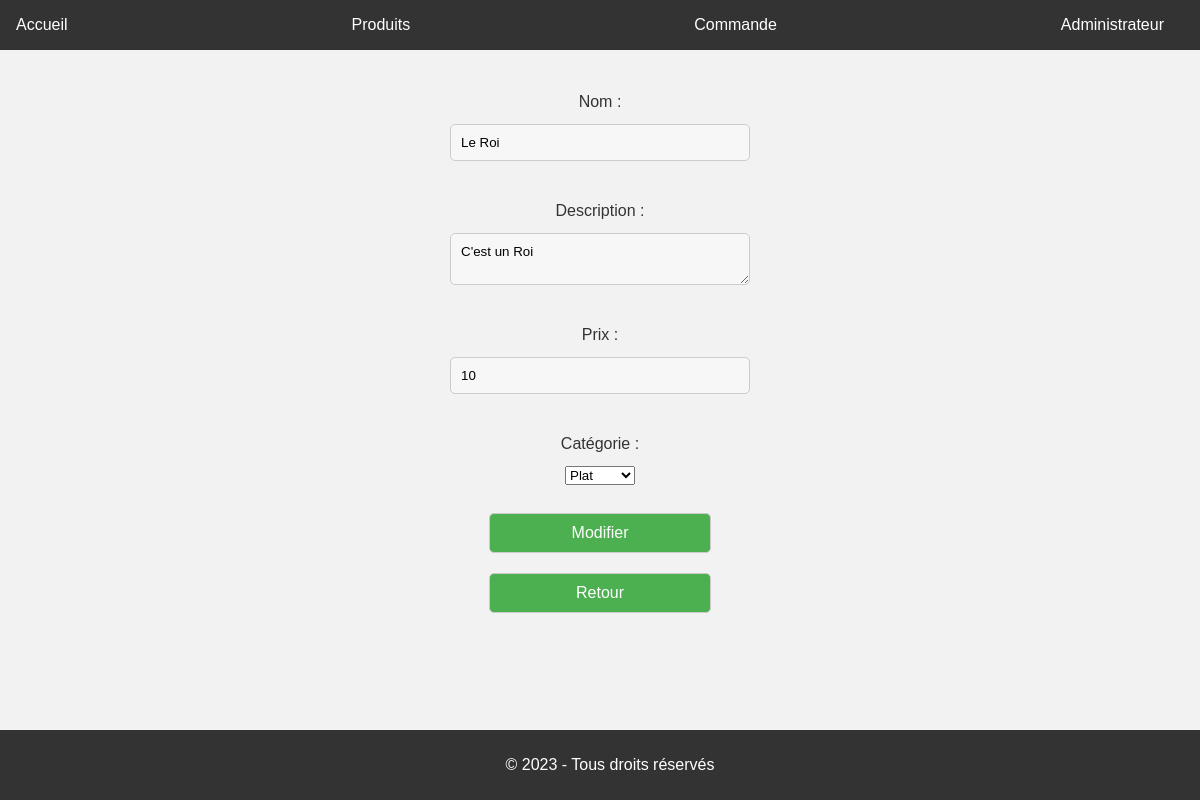
Page /admin/modifier_produits.php?id=7 on the committed database.
### tables this page shows
CREATE TABLE IF NOT EXISTS `produits` (
  `id` int NOT NULL AUTO_INCREMENT,
  `nom` varchar(255) NOT NULL,
  `description` varchar(255) NOT NULL,
  `prix` int NOT NULL,
  `id_catg` int NOT NULL,
  PRIMARY KEY (`id`)
);

### admin/modifier_produits.php (the view, shortened to what this page needs)
<body>
<header>
    <nav>
        <ul>
            <li><a href="#">Accueil</a></li>
            <li><a href="produits.php">Produits</a></li>
            <li><a href="commande.php">Commande</a></li>
            <li><a href="administrateur.php">Administrateur</a></li>
        </ul>
    </nav>
</header>
<main>
    <?php
    $servername = "localhost";
    $username = "root";
    $password = "";
    $dbname = "stromboli";
    try {
        $conn = new PDO("mysql:host=$servername;dbname=$dbname", $username, $password);
        $conn->setAttribute(PDO::ATTR_ERRMODE, PDO::ERRMODE_EXCEPTION);
    } catch (PDOException $e) {
        echo 'Erreur de connexion : ' . $e->getMessage();
        exit();
    }
    $id = $_GET['id'];
    $sql = "SELECT * FROM produits WHERE id = '$id'";
    $result = $conn->query($sql);
    if ($result) {
      $row = $result->fetch(PDO::FETCH_ASSOC);
        echo "<form action='' method='post'>";
        echo "<label>Nom :</label>";
        echo "<input type='text' name='nom' value='" . $row['nom'] . "'>";
        echo "<br>";
        echo "<label>Description :</label>";
        echo "<textarea name='description'>" . $row['description'] . "</textarea>";
        echo "<br>";
        echo "<label>Prix :</label>";
        echo "<input type='number' name='prix' value='" . $row['prix'] . "'>";
        echo "<br>";
        echo "<label>Catégorie :</label>";
        echo "<select name='id_catg'>";
        echo "<option value='1'>Plat</option>";
        echo "</select>";
        echo "<br>";
        echo "<a href='produits.php' onclick='modifierProduit()'>Modifier</a>";
        echo "<a href='produits.php' class='retour'>Retour</a>";
        echo "</form>";
    } else {
        echo "Produit non trouvé";
    }
    ?>
</main>
<footer>
    <p>&copy; 2023 - Tous droits réservés</p>
</footer>
</body>

### admin/modifier_produits.php (style rules this page uses)
body { font-family: Arial, sans-serif; background-color: #f2f2f2; margin: 0; padding: 0; overflow: hidden; padding-bottom: 50px; }
header { background-color: #333; color: #fff; padding: 1em; text-align: center; margin-bottom: 20px; }
nav ul { list-style: none; margin: 0; padding: 0; display: flex; justify-content: space-between; }
nav li { margin-right: 20px; }
nav a { color: #fff; text-decoration: none; }
main { display: flex; flex-direction: column; align-items: center; margin-bottom: 50px; }
main a { text-decoration: none; color: #ffffff; margin: 10px; padding: 10px; border: 1px solid #ccc; border-radius: 5px; background-color: #4CAF50; text-align: center; width: 200px; }
main a { margin: 10px; padding: 10px; }
main form { font-family: Arial, sans-serif; display: flex; flex-direction: column; align-items: center; margin: 20px 0; }
main form label { margin-bottom: 10px; font-size: 16px; color: #333; font-family: Arial, sans-serif; line-height: 1.5; text-align: center; }
main form input, main form textarea { font-family: Arial, sans-serif; padding: 10px; border: 1px solid #ccc; border-radius: 5px; background-color: #f7f7f7; width: 300px; margin-bottom: 20px; }
footer { background-color: #333; padding: 10px; text-align: center; height: 50px; position: absolute; bottom: 0; width: 100%; }
footer p { color: white; }

### rows in the picture
produits: nom "Le Roi", description "C'est un Roi", prix "10"
